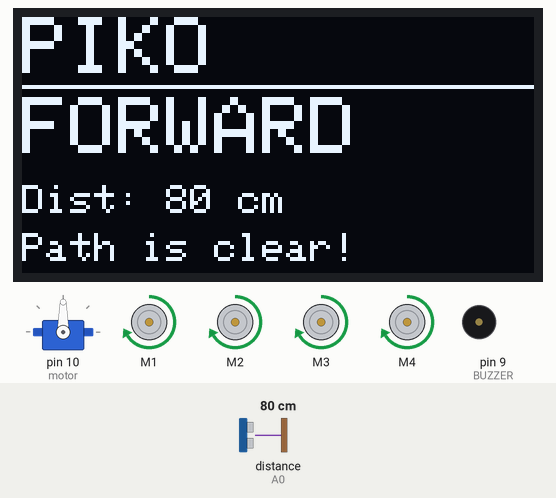
A sketch run on a simulated Arduino Uno, built with avr-gcc and run on an emulated ATmega328P. Parts: servo, 4 × DC motor (green arrow = forward, orange = backward, longer = faster), 128×64 one-colour display, buzzer (waves = sounding, pin HIGH). Wiring (inferred from the names in the program): ultrasonic range finder: trigger A1; echo A0. Inputs (shaded band) come from the test bench; at power-on: distance to the obstacle (sensor on A0) 80 cm. The echo pulse lasts 58.3 µs per cm; pins used as bus, display or sensor lines are not drawn; what the sketch prints to the serial monitor is not drawn.

Above: at 4.5 s.
4.6 s: distance to the obstacle (sensor on A0) set to 23 cm
At 5.0 s:
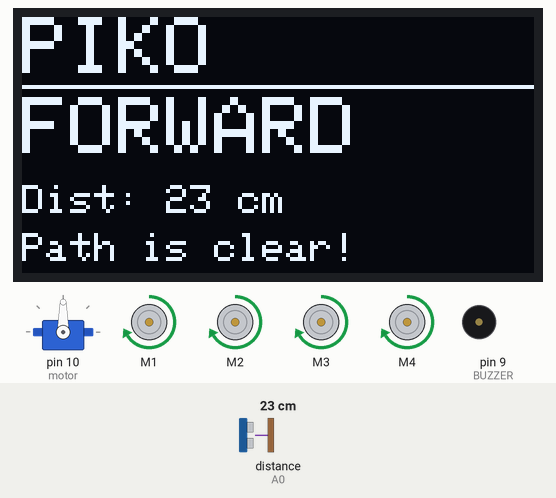
6.2 s: distance to the obstacle (sensor on A0) set to 19 cm
At 7.9 s:
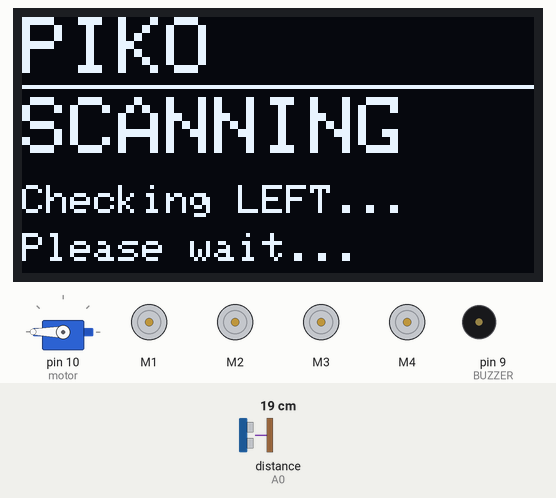
8.7 s: distance to the obstacle (sensor on A0) set to 2 cm
At 11.6 s:
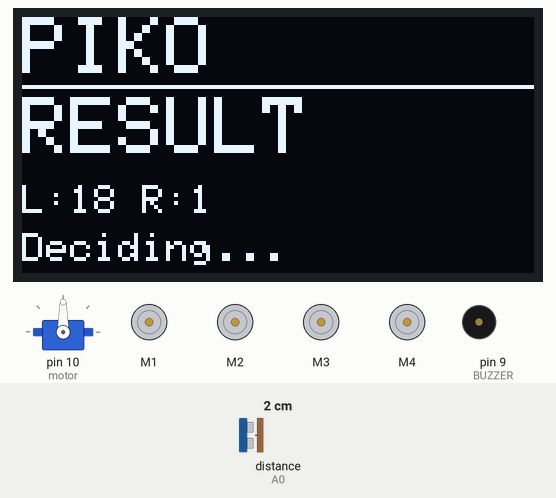
11.7 s: distance to the obstacle (sensor on A0) set to 60 cm
At 12.2 s:
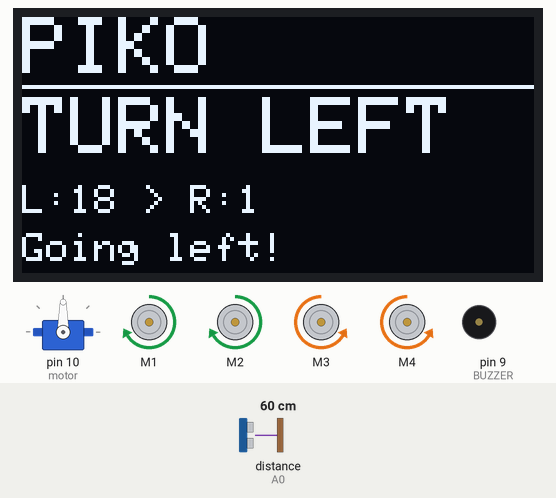
14.2 s: distance to the obstacle (sensor on A0) set to 35 cm
At 14.43 s:
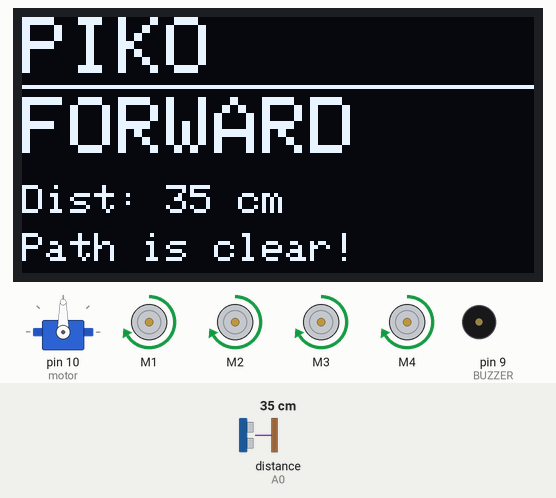
Timing chart, 0 to 16.7 s (numbered marks = the images above; inputs shaded):
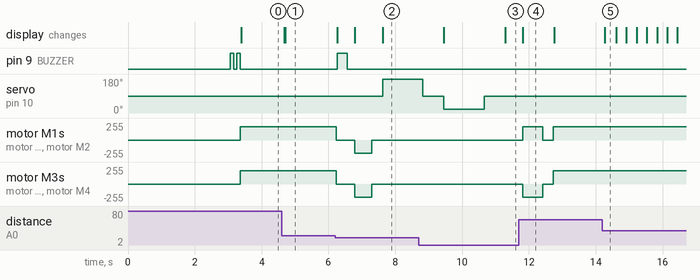

The sketch:

Source_Code.ino
```cpp
#include <Servo.h>
#include <AFMotor.h>
#include <Wire.h>
#include <Adafruit_GFX.h>
#include <Adafruit_SSD1306.h>

#define Echo A0
#define Trig A1
#define motor 10
#define Speed 200
#define spoint 90
#define BUZZER 9
#define SCREEN_WIDTH 128
#define SCREEN_HEIGHT 64
#define OLED_RESET -1

#define OBSTACLE_THRESHOLD_CM 20
#define NO_ECHO_VALUE 999
#define ULTRASONIC_TIMEOUT_US 30000
#define SERVO_LEFT_ANGLE 180
#define SERVO_RIGHT_ANGLE 20
#define SERVO_SETTLE_DELAY 600
#define SERVO_SCAN_DELAY 1000
#define SERVO_READ_SETTLE_DELAY 200
#define BACKUP_MOVE_DELAY 500
#define TURN_MOVE_DELAY 600
#define DEFAULT_TURN_DELAY 800
#define POST_MOVE_STOP_DELAY 300
#define RESULT_DISPLAY_DELAY 500
#define BUZZER_BEEP_ON_DELAY 300
#define BUZZER_BEEP_OFF_DELAY 200
#define STARTUP_LOGO_DELAY 3000
#define STARTUP_BEEP_ON_DELAY 100
#define STARTUP_BEEP_OFF_DELAY 100
#define VOICE_SCAN_DELAY 800
#define VOICE_SETTLE_DELAY 500
#define VOICE_BLOCK_BEEP_DELAY 150
#define VOICE_MIN_CLEARANCE_CM 10

Adafruit_SSD1306 display(SCREEN_WIDTH, SCREEN_HEIGHT, &Wire, OLED_RESET);

char value;
int distance;
int L = 0;
int R = 0;
int Left;
int Right;

Servo servo;
AF_DCMotor M1(1);
AF_DCMotor M2(2);
AF_DCMotor M3(3);
AF_DCMotor M4(4);

void drawOLEDHeader()
{
  display.setTextSize(2);
  display.setTextColor(SSD1306_WHITE);
  display.setCursor(0, 0);

  display.println("PIKO");
  display.drawLine(0, 17, 128, 17, SSD1306_WHITE);
}

void drawOLEDStatusLine(String status)
{
  display.setTextSize(2);
  display.setCursor(0, 20);
  display.println(status);
}

void drawOLEDDetailLines(String line2, String line3)
{
  display.setTextSize(1);
  display.setCursor(0, 42);
  display.println(line2);

  display.setCursor(0, 54);
  display.println(line3);
}

void showOLED(String status, String line2, String line3)
{
  display.clearDisplay();
  drawOLEDHeader();
  drawOLEDStatusLine(status);

  drawOLEDDetailLines(line2, line3);
  display.display();
}

void triggerUltrasonicPulse()
{
  digitalWrite(Trig, LOW);
  delayMicroseconds(4);
  digitalWrite(Trig, HIGH);

  delayMicroseconds(10);
  digitalWrite(Trig, LOW);
}

long readUltrasonicPulseDuration()
{
  return pulseIn(Echo, HIGH, ULTRASONIC_TIMEOUT_US);
}

int convertPulseDurationToDistanceCM(long pulseDuration)
{
  if (pulseDuration == 0)
  {
    return NO_ECHO_VALUE;
  }
  return pulseDuration / 29 / 2;
}

int ultrasonic()
{
  triggerUltrasonicPulse();
  long t = readUltrasonicPulseDuration();
  return convertPulseDurationToDistanceCM(t);
}

void setAllMotorsSpeed(int speedValue)
{
  M1.setSpeed(speedValue);
  M2.setSpeed(speedValue);
  M3.setSpeed(speedValue);
  M4.setSpeed(speedValue);
}

void releaseAllMotors()
{
  M1.run(RELEASE);
  M2.run(RELEASE);
  M3.run(RELEASE);
  M4.run(RELEASE);
}

void forward()
{
  M1.run(FORWARD);
  M2.run(FORWARD);
  M3.run(FORWARD);
  M4.run(FORWARD);
}

void backward()
{
  M1.run(BACKWARD);
  M2.run(BACKWARD);
  M3.run(BACKWARD);
  M4.run(BACKWARD);
}

void right()
{
  M1.run(BACKWARD);
  M2.run(BACKWARD);
  M3.run(FORWARD);
  M4.run(FORWARD);
}

void left()
{
  M1.run(FORWARD);
  M2.run(FORWARD);
  M3.run(BACKWARD);
  M4.run(BACKWARD);
}

void Stop()
{
  releaseAllMotors();
}

void initializeSerialCommunication()
{
  Serial.begin(9600);
}

void initializeI2CBus()
{
  Wire.begin();
}

void configureUltrasonicPins()
{
  pinMode(Trig, OUTPUT);
  pinMode(Echo, INPUT);
}

void configureBuzzerPin()
{
  pinMode(BUZZER, OUTPUT);
  digitalWrite(BUZZER, LOW);
}

void initializeSteeringServo()
{
  servo.attach(motor);
  servo.write(spoint);
}

void initializeDriveMotors()
{
  setAllMotorsSpeed(Speed);
  releaseAllMotors();
}

void initializeOLEDDisplay()
{
  display.begin(SSD1306_SWITCHCAPVCC, 0x3C);
  display.clearDisplay();
}

void showStartupSplashScreen()
{
  display.setTextSize(3);
  display.setTextColor(SSD1306_WHITE);
  display.setCursor(18, 5);

  display.println("PIKO");
  display.setTextSize(1);
  display.setCursor(20, 52);

  display.println("Robot Car v1.0");
  display.display();
  delay(STARTUP_LOGO_DELAY);
}

void playStartupBeepSequence()
{
  digitalWrite(BUZZER, HIGH);
  delay(STARTUP_BEEP_ON_DELAY);
  digitalWrite(BUZZER, LOW);
  delay(STARTUP_BEEP_OFF_DELAY);
  digitalWrite(BUZZER, HIGH);
  delay(STARTUP_BEEP_ON_DELAY);
  digitalWrite(BUZZER, LOW);
}

void setup()
{
  initializeSerialCommunication();
  initializeI2CBus();

  configureUltrasonicPins();
  configureBuzzerPin();

  initializeSteeringServo();
  initializeDriveMotors();

  initializeOLEDDisplay();
  showStartupSplashScreen();

  playStartupBeepSequence();
}

void loop()
{
  Obstacle();
  // Bluetoothcontrol();
  // voicecontrol();
}

void logDistanceToSerial(int measuredDistance)
{
  Serial.print("Distance: ");
  Serial.println(measuredDistance);
}

bool isPathClear(int measuredDistance)
{
  return (measuredDistance > OBSTACLE_THRESHOLD_CM || measuredDistance == NO_ECHO_VALUE);
}

void handleClearPath(int measuredDistance)
{
  forward();
  if (measuredDistance == NO_ECHO_VALUE)
  {
    showOLED("FORWARD", "Dist: Clear", "Path is clear!");
  } else {
    showOLED("FORWARD", "Dist: " + String(measuredDistance) + " cm", "Path is clear!");
  }
}

void announceObstacleOnDisplay(int measuredDistance)
{
  showOLED("OBSTACLE!", "Dist: " + String(measuredDistance) + " cm", "Object detected!");
}

void soundObstacleAlertBuzzer()
{
  digitalWrite(BUZZER, HIGH);
  delay(BUZZER_BEEP_ON_DELAY);
  digitalWrite(BUZZER, LOW);
  delay(BUZZER_BEEP_OFF_DELAY);
}

void performBackwardManeuver(int measuredDistance)
{
  backward();
  showOLED("BACKWARD", "Dist: " + String(measuredDistance) + " cm", "Moving back...");
  delay(BACKUP_MOVE_DELAY);
  Stop();
  delay(POST_MOVE_STOP_DELAY);
}

int scanLeftSideDistance()
{
  showOLED("SCANNING", "Checking LEFT...", "Please wait...");
  servo.write(SERVO_LEFT_ANGLE);
  delay(SERVO_SCAN_DELAY);
  int measuredLeft = ultrasonic();
  delay(SERVO_READ_SETTLE_DELAY);
  servo.write(spoint);
  delay(SERVO_SETTLE_DELAY);
  return measuredLeft;
}

int scanRightSideDistance(int currentLeftValue)
{
  showOLED("SCANNING", "Checking RIGHT...", "Left: " + String(currentLeftValue) + " cm");
  servo.write(SERVO_RIGHT_ANGLE);
  delay(SERVO_SCAN_DELAY);
  int measuredRight = ultrasonic();
  delay(SERVO_READ_SETTLE_DELAY);
  servo.write(spoint);
  delay(SERVO_SETTLE_DELAY);
  return measuredRight;
}

void logScanResultsToSerial(int leftValue, int rightValue)
{
  Serial.print("Left: "); Serial.println(leftValue);
  Serial.print("Right: "); Serial.println(rightValue);
}

void displayScanResultSummary(int leftValue, int rightValue)
{
  showOLED("RESULT", "L:" + String(leftValue) + " R:" + String(rightValue), "Deciding...");
  delay(RESULT_DISPLAY_DELAY);
}

void executeLeftTurnDecision(int leftValue, int rightValue)
{
  left();
  showOLED("TURN LEFT", "L:" + String(leftValue) + " > R:" + String(rightValue), "Going left!");
  delay(TURN_MOVE_DELAY);

  Stop();
  delay(POST_MOVE_STOP_DELAY);
}

void executeRightTurnDecision(int leftValue, int rightValue)
{
  right();
  showOLED("TURN RIGHT", "R:" + String(rightValue) + " > L:" + String(leftValue), "Going right!");
  delay(TURN_MOVE_DELAY);

  Stop();
  delay(POST_MOVE_STOP_DELAY);
}

void executeDefaultTurnDecision(int leftValue)
{
  right();
  showOLED("TURN RIGHT", "Both: " + String(leftValue) + " cm", "Default right!");
  delay(DEFAULT_TURN_DELAY);

  Stop();
  delay(POST_MOVE_STOP_DELAY);
}

void decideTurnDirection(int leftValue, int rightValue)
{
  if (leftValue > rightValue)
  {
    executeLeftTurnDecision(leftValue, rightValue);
  }
  else if (rightValue > leftValue)
  {
    executeRightTurnDecision(leftValue, rightValue);
  }
  else
  {
    executeDefaultTurnDecision(leftValue);
  }
}

void performObstacleAvoidanceRoutine(int measuredDistance)
{
  Stop();
  announceObstacleOnDisplay(measuredDistance);
  soundObstacleAlertBuzzer();
  performBackwardManeuver(measuredDistance);

  L = scanLeftSideDistance();
  R = scanRightSideDistance(L);

  logScanResultsToSerial(L, R);
  displayScanResultSummary(L, R);
  decideTurnDirection(L, R);
}

void Obstacle()
{
  distance = ultrasonic();
  logDistanceToSerial(distance);

  if (isPathClear(distance))
  {
    handleClearPath(distance);
    return;
  }

  performObstacleAvoidanceRoutine(distance);
}

char readIncomingSerialValue()
{
  char incoming = Serial.read();
  Serial.println(incoming);
  return incoming;
}

void executeBluetoothForward()
{
  forward();
  showOLED("FORWARD", "Bluetooth", "CMD: F");
}

void executeBluetoothBackward()
{
  backward();
  showOLED("BACKWARD", "Bluetooth", "CMD: B");
}

void executeBluetoothLeft()
{
  left();
  showOLED("LEFT", "Bluetooth", "CMD: L");
}

void executeBluetoothRight()
{
  right();
  showOLED("RIGHT", "Bluetooth", "CMD: R");
}

void executeBluetoothStop()
{
  Stop();
  showOLED("STOP", "Bluetooth", "CMD: S");
}

void dispatchBluetoothCommand(char command)
{
  if (command == 'F')
  {
    executeBluetoothForward();
  }
  else if (command == 'B')
  {
    executeBluetoothBackward();
  }
  else if (command == 'L')
  {
    executeBluetoothLeft();
  }
  else if (command == 'R')
  {
    executeBluetoothRight();
  }
  else if (command == 'S')
  {
    executeBluetoothStop();
  }
}

void Bluetoothcontrol()
{
  if (Serial.available() > 0)
  {
    value = readIncomingSerialValue();
  }
  dispatchBluetoothCommand(value);
}

void executeVoiceForward()
{
  forward();
  showOLED("FORWARD", "Voice Control", "CMD: ^");
}

void executeVoiceBackward()
{
  backward();
  showOLED("BACKWARD", "Voice Control", "CMD: -");
}

void handleVoiceLeftClearance(int measuredLeft)
{
  left();
  showOLED("LEFT", "Space: " + String(measuredLeft) + " cm", "Moving left...");
  delay(VOICE_SETTLE_DELAY);
  Stop();
}

void handleVoiceLeftBlocked(int measuredLeft)
{
  Stop();
  digitalWrite(BUZZER, HIGH);
  delay(VOICE_BLOCK_BEEP_DELAY);
  digitalWrite(BUZZER, LOW);
  showOLED("BLOCKED!", "Left: " + String(measuredLeft) + " cm", "Cannot go left");
}

void executeVoiceLeftCheck()
{
  servo.write(SERVO_LEFT_ANGLE);
  delay(VOICE_SCAN_DELAY);
  L = ultrasonic();
  servo.write(spoint);
  delay(VOICE_SETTLE_DELAY);
  if (L >= VOICE_MIN_CLEARANCE_CM)
  {
    handleVoiceLeftClearance(L);
  }
  else
  {
    handleVoiceLeftBlocked(L);
  }
}

void handleVoiceRightClearance(int measuredRight)
{
  right();
  showOLED("RIGHT", "Space: " + String(measuredRight) + " cm", "Moving right...");
  delay(VOICE_SETTLE_DELAY);
  Stop();
}

void handleVoiceRightBlocked(int measuredRight)
{
  Stop();
  digitalWrite(BUZZER, HIGH);
  delay(VOICE_BLOCK_BEEP_DELAY);
  digitalWrite(BUZZER, LOW);
  showOLED("BLOCKED!", "Right: " + String(measuredRight) + " cm", "Cannot go right");
}

void executeVoiceRightCheck()
{
  servo.write(SERVO_RIGHT_ANGLE);
  delay(VOICE_SCAN_DELAY);
  R = ultrasonic();
  servo.write(spoint);
  delay(VOICE_SETTLE_DELAY);
  if (R >= VOICE_MIN_CLEARANCE_CM)
  {
    handleVoiceRightClearance(R);
  }
  else
  {
    handleVoiceRightBlocked(R);
  }
}

void executeVoiceStop()
{
  Stop();
  showOLED("STOP", "Voice Control", "CMD: *");
}

void dispatchVoiceCommand(char command)
{
  if (command == '^')
  {
    executeVoiceForward();
  }
  else if (command == '-')
  {
    executeVoiceBackward();
  }
  else if (command == '<')
  {
    executeVoiceLeftCheck();
  }
  else if (command == '>')
  {
    executeVoiceRightCheck();
  }
  else if (command == '*')
  {
    executeVoiceStop();
  }
}

void voicecontrol()
{
  if (Serial.available() > 0)
  {
    value = readIncomingSerialValue();
    dispatchVoiceCommand(value);
  }
}
```

Measured:
- the behaviour switches between 22 and 21 cm on distance to the obstacle (sensor on A0) (found by bisection; images 1 and 2)
- after the input at 4.6 s, the display: first changes after 0.07 s (image 1 shows a later state)
- after the input at 6.2 s, pin 9 (BUZZER): LOW → HIGH after 0.06 s, → LOW 0.30 s later; servo on pin 10 (motor): 90° → 180° after 1.4 s; motor M1–4: forward 200/255 → stopped at once, → backward 200/255 0.56 s later, → stopped 0.50 s later; the display: first changes after 0.06 s (image 2 shows a later state)
- after the input at 11.7 s, pin 9 (BUZZER): stays LOW (without the input it goes to HIGH after 1.0 s); servo on pin 10 (motor): stays 90° (without the input it goes to 180° after 2.4 s)
- after the input at 14.2 s, the display: changes after 0.07 s (image 5)
